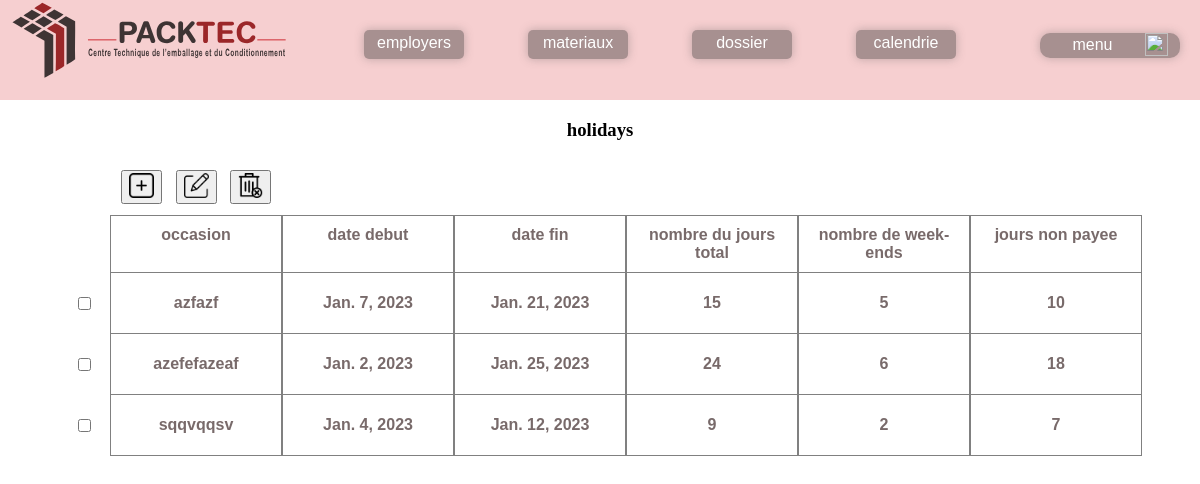
Page /holidays_list/ (signed in) on the committed database.
### app/models.py (models this page shows, shortened)
class holidays(models.Model):
    first_day=models.DateField()
    last_day=models.DateField()
    occasion=models.CharField(max_length= 150)
    days=ListField(default=[])
    weekends=ListField(default=[])
    unpaid_day=models.IntegerField(default=0)

### app/views.py (the view)
# urls.py: path('holidays_list/' , views.holidays_list , name="holidays_list"),
def holidays_list(request):
    holiday=holidays.objects.all()
    return render(request , 'app/holidays_list.html' , {'holidays':holiday})

### app/models.py (called while the page is built)
    def from_db_value(self, value, expression, connection):
        if value is None:
            return []
        return json.loads(value)

### app/templates/app/holidays_list.html (shortened to what this page needs)
{% extends 'display.html' %}
{% load static %}
{% if request.user.employer.categorie == admin %}
{% block containe %}
<link rel="stylesheet" href="{% static 'styles/listss.css' %}">
<div class="matriel">
    <section class="user_info">
        <h3>holidays</h3>
    </section>
    <div class="table">
        <form action="{% url 'delete_date' %}" method="POST">
        <div class="table">
            <section class="header_of_table">
                <p style="width: 30px; border-color: transparent ;" ></p>
                <p class="operations">
                    <button type="button" class="add_button" data-href="{% url 'add_date' %}"><img src="{% static 'images/add.png' %}" ></button>
                    <button><img src="{% static 'images/edit.png' %}" alt=""></button>
                    <button type="submit" ><img src="{% static 'images/remove.png' %}" alt=""></button>
                </p>
                <p></p>
                <p></p>
                <p></p>
                <p></p>
                <p></p>
            </section>
        </form>
        <section class="header_of_table">
            <p style="width: 30px; border-color: transparent ;" ></p>
            <p>occasion</p>
            <p>date debut</p>
            <p>date fin</p>
            <p>nombre du jours total</p>
            <p>nombre de week-ends</p>
            <p>jours non payee</p>
        </section>
        {% for holiday in holidays %}
            <section class="single_emp">
                <p style="width: 30px; border-color: transparent ;" ><input type="checkbox" value="{{holiday.id}}" name="models_ids"></p>
                <p>{{holiday.occasion}}</p>
                <p>{{holiday.first_day}}</p>
                <p>{{holiday.last_day}}</p>
                <p>{{holiday.days|length}}</p>
                <p>{{holiday.weekends|length}}</p>
                <p>{{holiday.unpaid_day}}</p>
            </section>
        {% endfor %}
    </div>
</div>
{% endblock %}
{% else %}
<h1>sorry you cannot be here </h1>
{% endif %}

### static/styles/displays.css (style rules this page uses)
body { display: grid; grid-template-rows: 100px auto; margin: 0; }

### static/styles/listss.css (style rules this page uses)
.operations { display: flex; }
.table { height: auto; font-family: 'Almarai', sans-serif; font-weight: 600; font-size: medium; }
.header_of_table { display: flex; justify-content: space-evenly; text-align: center; min-width: 60px; color: rgba(77, 59, 59, 0.759); }
.header_of_table img { height:25px; width: 25px; }
.header_of_table:nth-child(1) p { border-color: transparent; }
.header_of_table .operations { display: flex; justify-content: space-between; }
.header_of_table p { border: solid gray 0.3mm; margin: 0; padding: 10px; width: 150px; }
.single_emp { display: flex; justify-content: space-evenly; text-align: center; min-width: 60px; color: rgba(77, 59, 59, 0.759); }
.single_emp p { border: solid gray 0.3mm; margin: 0; padding: 10px; width: 150px; height: 40px; display: flex; justify-content: center; align-items: center; border-top: none; }

### rows in the picture
holidays: occasion "azfazf", first_day "Jan. 7, 2023", last_day "Jan. 21, 2023", days|length "15", weekends|length "5", unpaid_day "10"
holidays: occasion "azefefazeaf", first_day "Jan. 2, 2023", last_day "Jan. 25, 2023", days|length "24", weekends|length "6", unpaid_day "18"
holidays: occasion "sqqvqqsv", first_day "Jan. 4, 2023", last_day "Jan. 12, 2023", days|length "9", weekends|length "2", unpaid_day "7"
